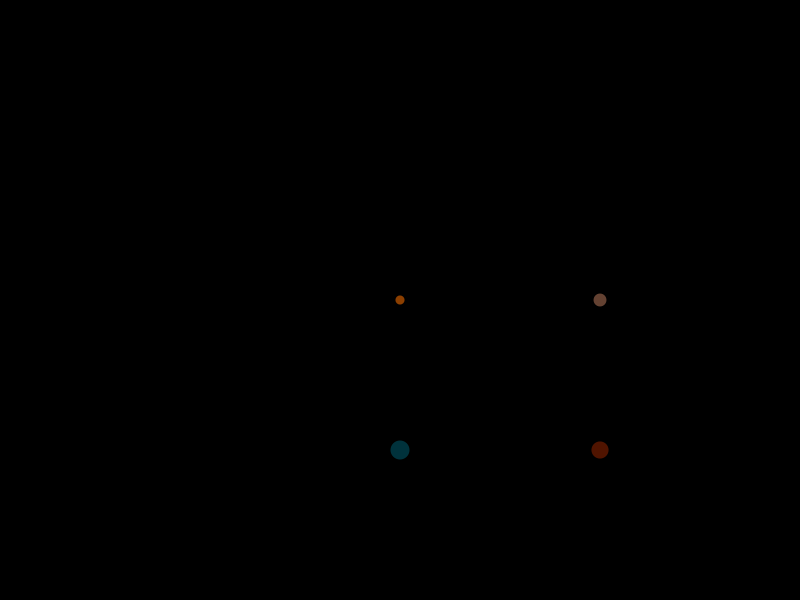
Frame 1 (no input)
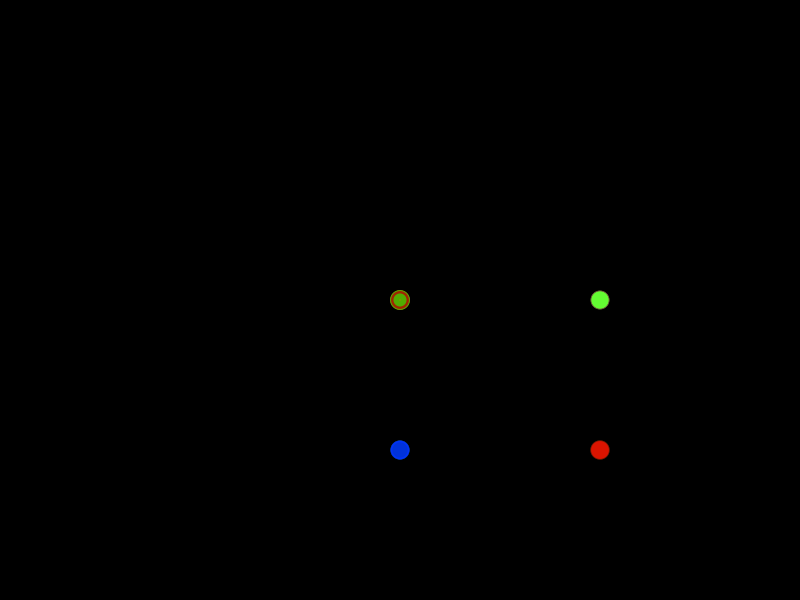
Frame 60 (the mouse pressed at the canvas centre just before this capture)
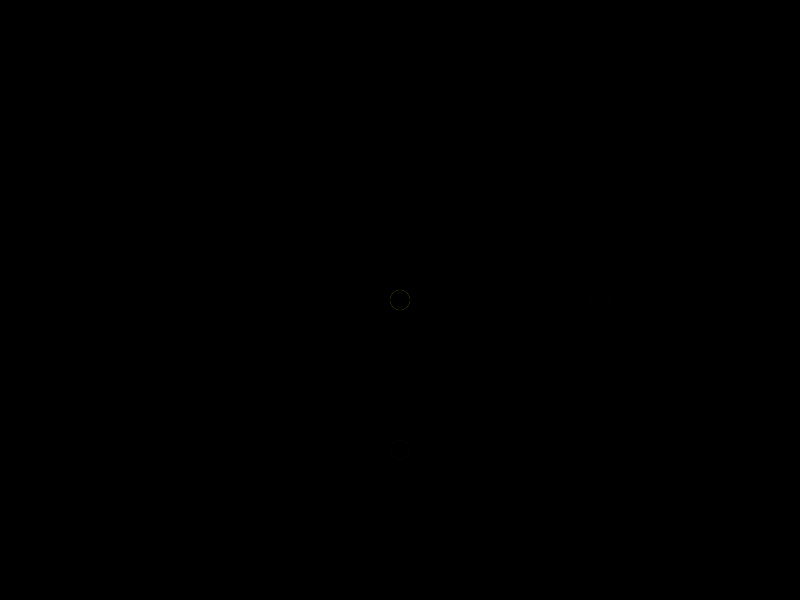
Frame 120 (the mouse held since frame 60 and released just before this capture)

The Processing sketch that drew these frames (run headless with seeded random() and noise(); from frame 60 on, the mouse is pressed at the canvas centre):

// Processing sketch: processing_54626
// ── processing_54626.pde

color here;
color gone;


void setup(){
  size(800,600);
  smooth();
  background(0);
  mouseX=width/2; mouseY=height/2;
}

void draw(){
  
  //green/magenta
  float r=random (20);
  noStroke(); 
  here = color(100,random(255),50);
  gone = color(0); //black
  if(mousePressed){
    fill(gone);
  }else{
    fill(here);
  }
  ellipse(mouseX*1.5,mouseY,r,r);
  
  //blue
    float t=random (20);
  noStroke();
  here = color(0,50,random(255));
  gone = color(0);
    if(mousePressed){
    fill(gone);
  }else{
    fill(here);
  }
  ellipse(mouseX,mouseY*1.5,t,t);

  //red
    float s=random (20);
  noStroke();
  here = color(random(255),20,0);
  gone = color(0);
    if(mousePressed){
    fill(gone);
  }else{
    fill(here);
  }
  ellipse(mouseX*1.5,mouseY*1.5,s,s);
  
    //yellow
    float g=random (20);
  noStroke();
  here = color(random(255),random(190),0);
  gone = color(0);
    if(mousePressed){
    fill(gone);
  }else{
    fill(here);
  }
  ellipse(mouseX,mouseY,g,g);


}
